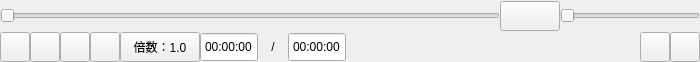
<?xml version="1.0" encoding="UTF-8"?>
<ui version="4.0">
 <class>CtrlBarWidget</class>
 <widget class="QWidget" name="CtrlBarWidget">
  <property name="geometry">
   <rect>
    <x>0</x>
    <y>0</y>
    <width>700</width>
    <height>62</height>
   </rect>
  </property>
  <property name="minimumSize">
   <size>
    <width>700</width>
    <height>60</height>
   </size>
  </property>
  <property name="windowTitle">
   <string>Form</string>
  </property>
  <layout class="QGridLayout" name="gridLayout_2">
   <property name="leftMargin">
    <number>0</number>
   </property>
   <property name="topMargin">
    <number>0</number>
   </property>
   <property name="rightMargin">
    <number>0</number>
   </property>
   <property name="bottomMargin">
    <number>0</number>
   </property>
   <property name="spacing">
    <number>0</number>
   </property>
   <item row="0" column="0">
    <widget class="QWidget" name="widget" native="true">
     <property name="minimumSize">
      <size>
       <width>700</width>
       <height>30</height>
      </size>
     </property>
     <property name="maximumSize">
      <size>
       <width>16777215</width>
       <height>10000000</height>
      </size>
     </property>
     <layout class="QHBoxLayout" name="horizontalLayout">
      <property name="leftMargin">
       <number>0</number>
      </property>
      <property name="topMargin">
       <number>0</number>
      </property>
      <property name="rightMargin">
       <number>0</number>
      </property>
      <property name="bottomMargin">
       <number>0</number>
      </property>
      <item>
       <widget class="QSlider" name="playSlider">
        <property name="minimumSize">
         <size>
          <width>500</width>
          <height>30</height>
         </size>
        </property>
        <property name="maximumSize">
         <size>
          <width>16777215</width>
          <height>16777215</height>
         </size>
        </property>
        <property name="orientation">
         <enum>Qt::Horizontal</enum>
        </property>
       </widget>
      </item>
      <item>
       <widget class="QWidget" name="widget_2" native="true">
        <property name="minimumSize">
         <size>
          <width>200</width>
          <height>30</height>
         </size>
        </property>
        <property name="maximumSize">
         <size>
          <width>200</width>
          <height>30</height>
         </size>
        </property>
        <widget class="QPushButton" name="volumeButton">
         <property name="enabled">
          <bool>true</bool>
         </property>
         <property name="geometry">
          <rect>
           <x>0</x>
           <y>0</y>
           <width>60</width>
           <height>30</height>
          </rect>
         </property>
         <property name="minimumSize">
          <size>
           <width>60</width>
           <height>30</height>
          </size>
         </property>
         <property name="maximumSize">
          <size>
           <width>60</width>
           <height>30</height>
          </size>
         </property>
         <property name="text">
          <string/>
         </property>
        </widget>
        <widget class="QSlider" name="volumeSlider">
         <property name="geometry">
          <rect>
           <x>60</x>
           <y>0</y>
           <width>140</width>
           <height>30</height>
          </rect>
         </property>
         <property name="minimumSize">
          <size>
           <width>140</width>
           <height>30</height>
          </size>
         </property>
         <property name="maximumSize">
          <size>
           <width>140</width>
           <height>30</height>
          </size>
         </property>
         <property name="orientation">
          <enum>Qt::Horizontal</enum>
         </property>
        </widget>
       </widget>
      </item>
     </layout>
    </widget>
   </item>
   <item row="1" column="0">
    <layout class="QGridLayout" name="gridLayout">
     <property name="sizeConstraint">
      <enum>QLayout::SetNoConstraint</enum>
     </property>
     <property name="spacing">
      <number>0</number>
     </property>
     <item row="1" column="6">
      <widget class="QPushButton" name="speedButton">
       <property name="minimumSize">
        <size>
         <width>30</width>
         <height>30</height>
        </size>
       </property>
       <property name="maximumSize">
        <size>
         <width>16777215</width>
         <height>16777215</height>
        </size>
       </property>
       <property name="text">
        <string>倍数：1.0</string>
       </property>
      </widget>
     </item>
     <item row="1" column="11">
      <widget class="QPushButton" name="playListButton">
       <property name="maximumSize">
        <size>
         <width>30</width>
         <height>30</height>
        </size>
       </property>
       <property name="text">
        <string/>
       </property>
      </widget>
     </item>
     <item row="1" column="12">
      <widget class="QPushButton" name="settingButton">
       <property name="maximumSize">
        <size>
         <width>30</width>
         <height>30</height>
        </size>
       </property>
       <property name="text">
        <string/>
       </property>
      </widget>
     </item>
     <item row="1" column="1">
      <widget class="QPushButton" name="stopButton">
       <property name="maximumSize">
        <size>
         <width>30</width>
         <height>30</height>
        </size>
       </property>
       <property name="text">
        <string/>
       </property>
      </widget>
     </item>
     <item row="1" column="2">
      <widget class="QPushButton" name="backwardButton">
       <property name="maximumSize">
        <size>
         <width>30</width>
         <height>30</height>
        </size>
       </property>
       <property name="text">
        <string/>
       </property>
      </widget>
     </item>
     <item row="1" column="0">
      <widget class="QPushButton" name="playOrPauseButton">
       <property name="maximumSize">
        <size>
         <width>30</width>
         <height>30</height>
        </size>
       </property>
       <property name="text">
        <string/>
       </property>
      </widget>
     </item>
     <item row="1" column="8">
      <widget class="QLabel" name="label">
       <property name="minimumSize">
        <size>
         <width>30</width>
         <height>30</height>
        </size>
       </property>
       <property name="maximumSize">
        <size>
         <width>30</width>
         <height>30</height>
        </size>
       </property>
       <property name="text">
        <string>/</string>
       </property>
       <property name="alignment">
        <set>Qt::AlignCenter</set>
       </property>
      </widget>
     </item>
     <item row="1" column="7">
      <widget class="QTimeEdit" name="playTimeEdit">
       <property name="maximumSize">
        <size>
         <width>70</width>
         <height>30</height>
        </size>
       </property>
       <property name="buttonSymbols">
        <enum>QAbstractSpinBox::NoButtons</enum>
       </property>
       <property name="displayFormat">
        <string>HH:mm:ss</string>
       </property>
      </widget>
     </item>
     <item row="1" column="9">
      <widget class="QTimeEdit" name="totalTimeEdit">
       <property name="maximumSize">
        <size>
         <width>70</width>
         <height>30</height>
        </size>
       </property>
       <property name="buttonSymbols">
        <enum>QAbstractSpinBox::NoButtons</enum>
       </property>
       <property name="displayFormat">
        <string>HH:mm:ss</string>
       </property>
      </widget>
     </item>
     <item row="1" column="3">
      <widget class="QPushButton" name="forwardButton">
       <property name="maximumSize">
        <size>
         <width>30</width>
         <height>30</height>
        </size>
       </property>
       <property name="text">
        <string/>
       </property>
      </widget>
     </item>
     <item row="1" column="10">
      <spacer name="horizontalSpacer">
       <property name="orientation">
        <enum>Qt::Horizontal</enum>
       </property>
       <property name="sizeHint" stdset="0">
        <size>
         <width>40</width>
         <height>20</height>
        </size>
       </property>
      </spacer>
     </item>
    </layout>
   </item>
  </layout>
 </widget>
 <resources/>
 <connections/>
</ui>
